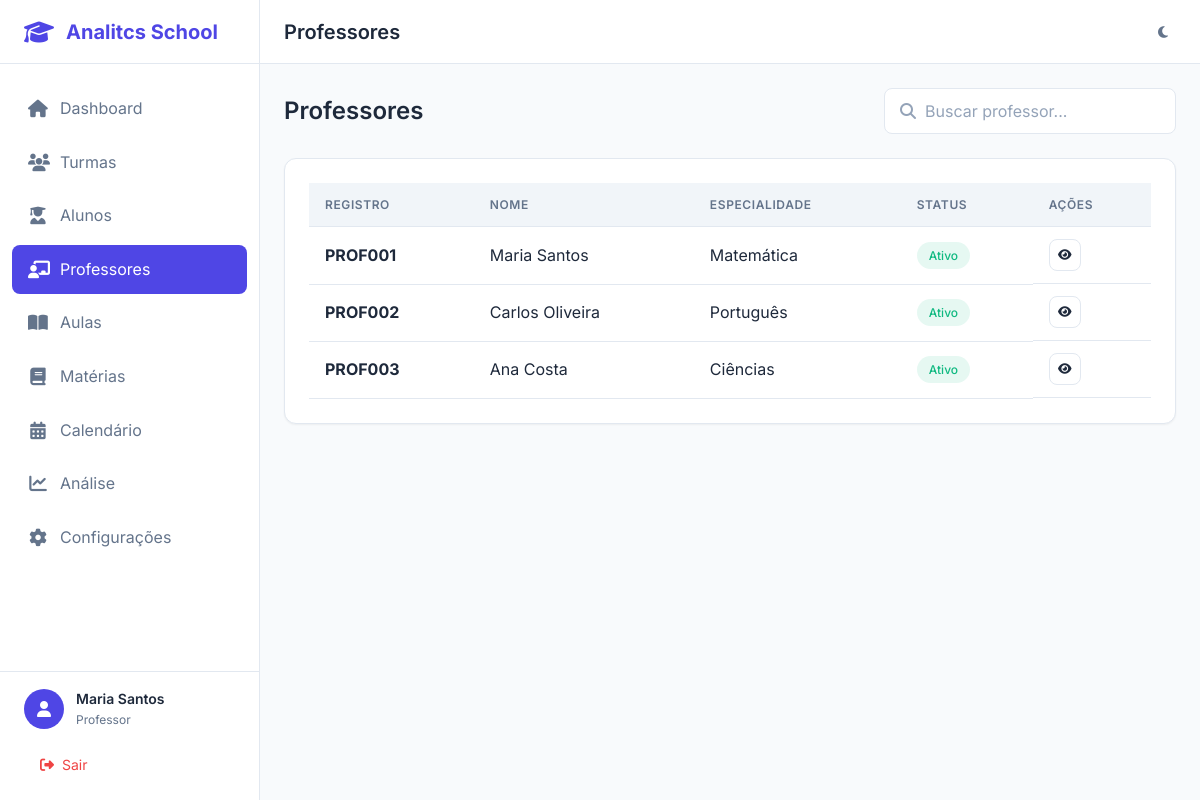
The page /professores/ (signed in) on the database as committed earlier.
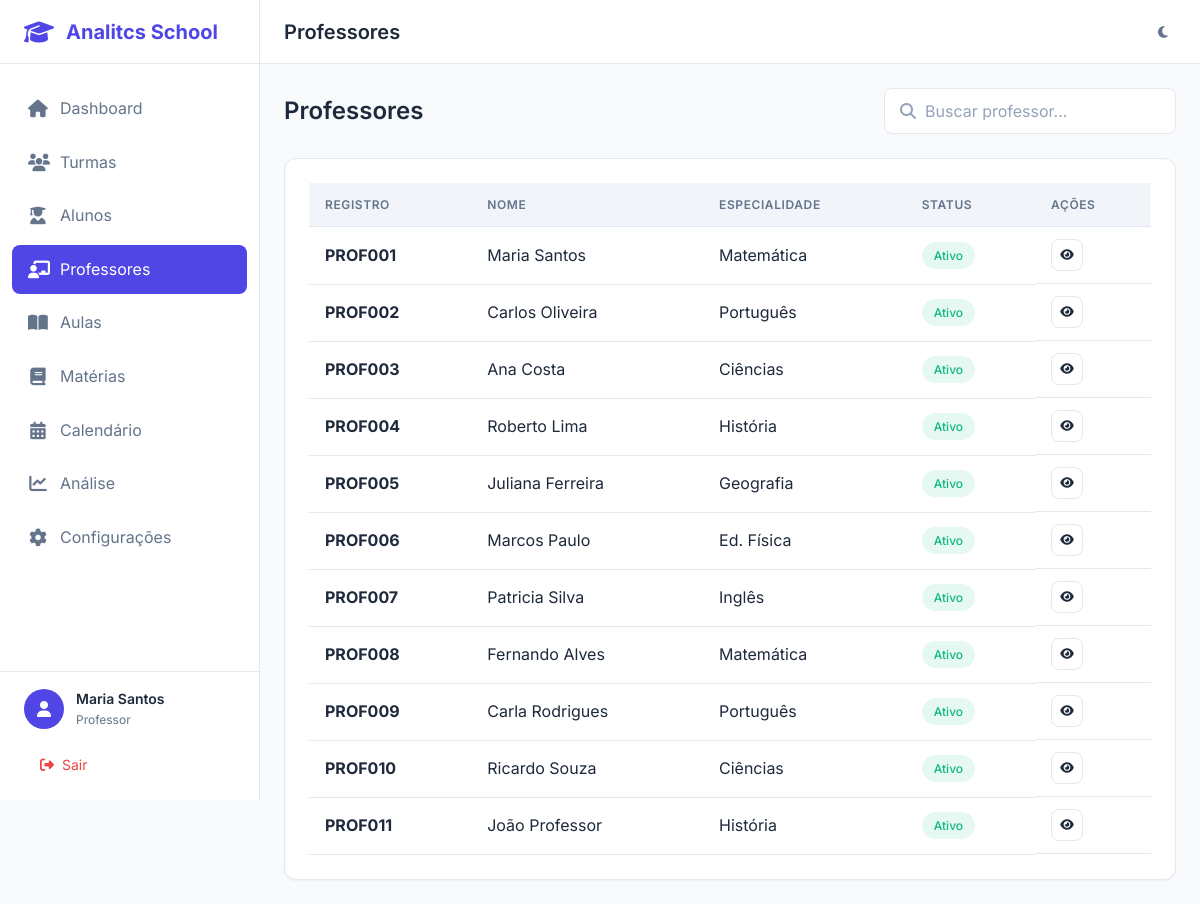
The same page on the database as committed later.
### app/models/professor.py (models this page shows, shortened)
class Professor(db.Model):
    __tablename__ = 'professores'
    id = db.Column(db.Integer, primary_key=True)
    usuario_id = db.Column(db.Integer, db.ForeignKey('usuarios.id'), nullable=False, unique=True)
    registro = db.Column(db.String(20), unique=True, nullable=False, index=True)
    especialidade = db.Column(db.String(100), nullable=True)
    formacao = db.Column(db.Text, nullable=True)
    cpf = db.Column(db.String(14), unique=True, nullable=True)
    telefone = db.Column(db.String(20), nullable=True)
    endereco = db.Column(db.Text, nullable=True)
    ativo = db.Column(db.Boolean, default=True)
    criado_em = db.Column(db.DateTime, default=datetime.utcnow)
    atualizado_em = db.Column(db.DateTime, default=datetime.utcnow, onupdate=datetime.utcnow)
    turmas = db.relationship('Turma', secondary='professores_turmas', backref=db.backref('professores', lazy='dynamic'))
    aulas = db.relationship('Aula', backref='professor', lazy='dynamic')
    materias = db.relationship('Materia', secondary='professor_materias',
                               backref=db.backref('professores', lazy='dynamic'))
    def to_dict(self) -> dict:
        return {
            'id': self.id,
            'usuario_id': self.usuario_id,
            'registro': self.registro,
            'especialidade': self.especialidade,
            'formacao': self.formacao,
            'cpf': self.cpf,
            'telefone': self.telefone,
            'endereco': self.endereco,
            'ativo': self.ativo,
            'criado_em': self.criado_em.isoformat() if self.criado_em else None,
            'atualizado_em': self.atualizado_em.isoformat() if self.atualizado_em else None
        }

### app/models/usuario.py (models this page shows, shortened)
class Usuario(UserMixin, db.Model):
    __tablename__ = 'usuarios'
    id = db.Column(db.Integer, primary_key=True)
    nome = db.Column(db.String(100), nullable=False)
    email = db.Column(db.String(120), unique=True, nullable=False, index=True)
    senha_hash = db.Column(db.String(256), nullable=False)
    tipo = db.Column(db.String(20), nullable=False, default='professor')
    avatar = db.Column(db.String(255), nullable=True)
    telefone = db.Column(db.String(20), nullable=True)
    tema = db.Column(db.String(10), default='light')
    ativo = db.Column(db.Boolean, default=True)
    criado_em = db.Column(db.DateTime, default=datetime.utcnow)
    atualizado_em = db.Column(db.DateTime, default=datetime.utcnow, onupdate=datetime.utcnow)
    ultimo_acesso = db.Column(db.DateTime, nullable=True)
    professor = db.relationship('Professor', backref='usuario', uselist=False, lazy=True)
    def tem_permissao(self, permissoes):
        return self.tipo in permissoes
    def to_dict(self) -> dict:
        return {
            'id': self.id,
            'nome': self.nome,
            'email': self.email,
            'senha_hash': self.senha_hash,
            'tipo': self.tipo,
            'avatar': self.avatar,
            'telefone': self.telefone,
            'tema': self.tema,
            'ativo': self.ativo,
            'criado_em': self.criado_em.isoformat() if self.criado_em else None,
            'atualizado_em': self.atualizado_em.isoformat() if self.atualizado_em else None,
            'ultimo_acesso': self.ultimo_acesso.isoformat() if self.ultimo_acesso else None
        }

### app/controllers/professores_controller.py (the view, shortened to what this page needs)
@professores_bp.route('/')
@login_required
def index():
    page = request.args.get('page', 1, type=int)
    busca = request.args.get('busca', '')
    professores_raw = _professor_repo.get_all(order_by='registro')
    from app.dtos.professor_dto import ProfessorDTO
    professores_list = [ProfessorDTO(p, _repos) for p in professores_raw]
    professores = _paginate(professores_list, page)
    return render_template('professores/index.html', professores=professores, busca=busca)

### app/controllers/professores_controller.py (called while the page is built, shortened)
def _paginate(items: list, page: int, per_page: int = 20):
    total = len(items)
    start = (page - 1) * per_page
    end = start + per_page
    page_items = items[start:end]
    class PaginateObj:
        def __init__(self, items, page, per_page, total):
            self.items = items
            self.page = page
            self.per_page = per_page
            self.total = total
            self.pages = max(1, (total + per_page - 1) // per_page)
            self.has_prev = page > 1
            self.has_next = page < self.pages
            self.prev_num = page - 1
            self.next_num = page + 1
    return PaginateObj(page_items, page, per_page, total)

### app/dtos/base_dto.py (called while the page is built)
    @staticmethod
    def parse_bool(value):
        if isinstance(value, bool):
            return value
        if isinstance(value, int):
            return value == 1
        if isinstance(value, str):
            return value.lower() in ('true', '1', 'sim')
        return False

### app/models/usuario.py (called while the page is built)
@login_manager.user_loader
def load_user(user_id):
    return Usuario.query.get(int(user_id))

### app/repositories/usuario_repository.py (called while the page is built)
    def get_by_id(self, user_id: int) -> Optional[Dict]:
        user = Usuario.query.get(user_id)
        return user.to_dict() if user else None

### app/templates/professores/index.html (shortened to what this page needs)
{% extends "base.html" %}
{% block page_title %}Professores{% endblock %}
{% block content %}
<div class="list-header">
    <h2 class="list-title">Professores</h2>
    <div class="list-actions">
        <div class="search-box"><i class="fas fa-search"></i><input type="text" class="form-control" placeholder="Buscar professor..." id="searchInput" value="{{ busca }}"></div>
    </div>
</div>
<div class="card">
    <div class="card-body">
        {% if professores.items %}
        <div class="table-container">
            <table class="table">
                <thead><tr><th>Registro</th><th>Nome</th><th>Especialidade</th><th>Status</th><th>Ações</th></tr></thead>
                <tbody>
                    {% for prof in professores.items %}
                    <tr>
                        <td><strong>{{ prof.registro }}</strong></td>
                        <td>{{ prof.usuario.nome }}</td>
                        <td>{{ prof.especialidade or '-' }}</td>
                        <td><span class="badge badge-{% if prof.ativo %}success{% else %}danger{% endif %}">{% if prof.ativo %}Ativo{% else %}Inativo{% endif %}</span></td>
                        <td class="table-actions">
                            <a href="{{ url_for('professores.detalhe', id=prof.id) }}" class="btn btn-icon btn-sm btn-outline"><i class="fas fa-eye"></i></a>
                        </td>
                    </tr>
                    {% endfor %}
                </tbody>
            </table>
        </div>
        {% else %}
        <div class="empty-state"><i class="fas fa-chalkboard-teacher empty-state-icon"></i><h4 class="empty-state-title">Nenhum professor encontrado</h4></div>
        {% endif %}
    </div>
</div>
{% endblock %}

Rows that differ between the two databases and show on the page:
added Professor: registro "PROF004", usuario.nome "Roberto Lima", especialidade "História"
added Professor: registro "PROF005", usuario.nome "Juliana Ferreira", especialidade "Geografia"
added Professor: registro "PROF006", usuario.nome "Marcos Paulo", especialidade "Ed. Física"
added Professor: registro "PROF007", usuario.nome "Patricia Silva", especialidade "Inglês"
added Professor: registro "PROF008", usuario.nome "Fernando Alves", especialidade "Matemática"
added Professor: registro "PROF009", usuario.nome "Carla Rodrigues", especialidade "Português"
added Professor: registro "PROF010", usuario.nome "Ricardo Souza", especialidade "Ciências"
added Professor: registro "PROF011", usuario.nome "João Professor", especialidade "História"
